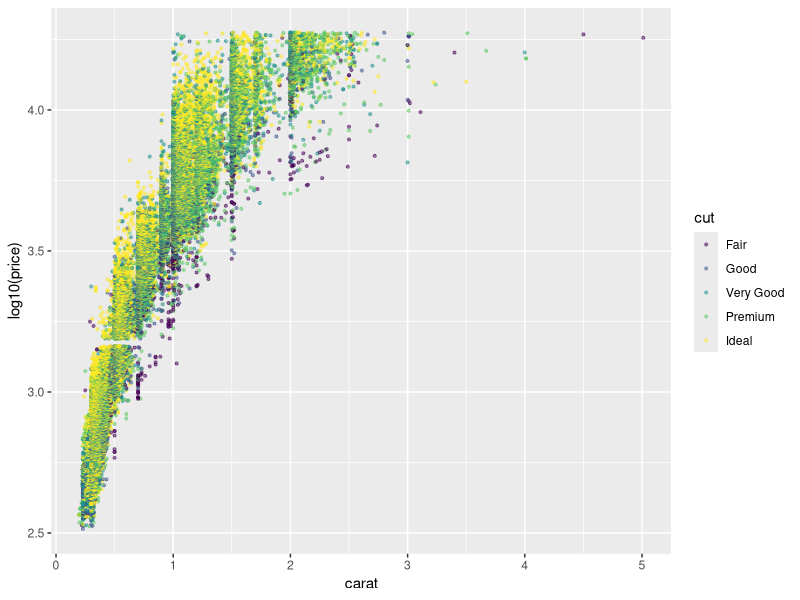
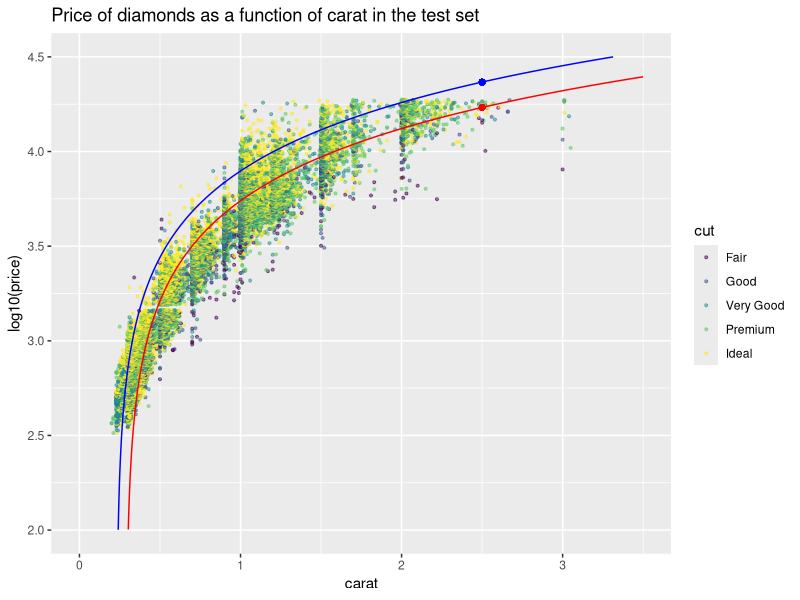
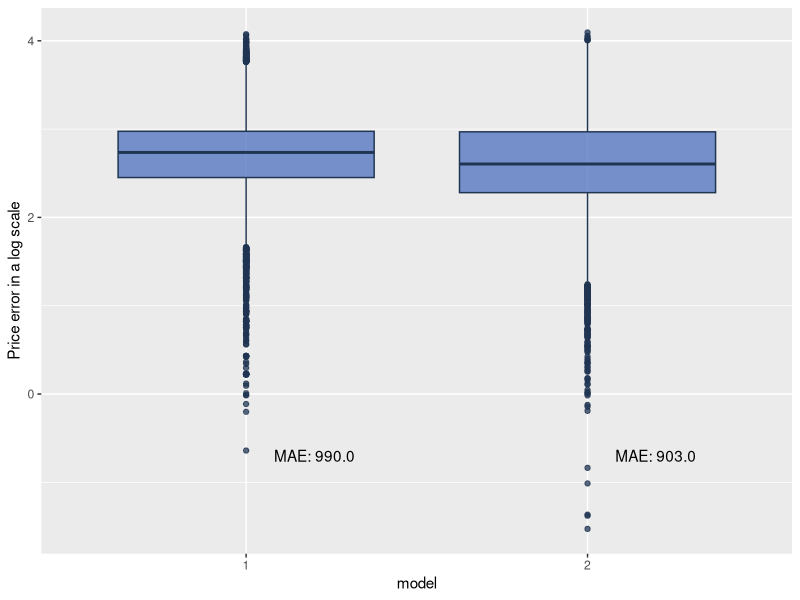

Here is the R script that generated these plots, in order:
## ---- chunk 1
knitr::opts_chunk$set(echo = FALSE)
## ---- chunk 2
library(ggplot2)
library(caret)
library(dplyr)
## ---- chunk 3
diamondsData <- select(diamonds, -contains("color"), -contains("clarity"))
## ---- chunk 4
set.seed(138575)
inTrain <- createDataPartition(y = diamondsData$price, p = 0.7, 
                               list = FALSE)
training <- diamondsData[inTrain, ]
test <- diamondsData[-inTrain, ]
## ---- chunk 5
model1 <- lm(price ~ carat, data = training)
## ---- chunk 6
model2 <- lm(price ~ carat + depth + x + y + z, data = training)
## ---- chunk 7
ggplot(training, aes(x = carat, y = log10(price))) + 
    geom_point(aes(color = cut), size = 0.75, alpha = 0.5)
## ---- chunk 8
model1Vals <- data.frame(carat = seq(min(test$carat), max(test$carat), 
                                length = length(test$carat)))
model1Vals$price1 <- predict(model1, newdata = model1Vals)

l = length(test$carat)
indx = 3
model2Vals <- data.frame(carat = seq(min(test$carat), max(test$carat), 
                                      length = l), 
                          depth = rep(test$depth[indx], l), 
                          x = rep(test$x[indx], l), 
                          y = rep(test$y[indx], l), 
                          z = rep(test$z[indx], l)
                          )
model2Vals$price2 <- predict(model2, newdata = model2Vals)
## ---- chunk 9
p <- ggplot(test, aes(x = carat)) + 
    geom_point(aes(y = log10(price), color = cut), 
               alpha = 0.5, size = 0.75)
p <- p + geom_line(data = model1Vals, aes(y = log10(price1)), colour = "red")
p <- p + geom_line(data = model2Vals, 
                   aes(x = carat, y = log10(price2)), 
                   colour = "blue")
p <- p + geom_point(aes(x = 2.5, 
                        y = log10(predict(model1, newdata = data.frame(carat = 2.5)))), 
                    colour = "red")
p <- p + geom_point(aes(x = 2.5, 
                        y = log10(predict(model2, 
                                          data.frame(
                                              carat = 2.5, 
                                              depth = test$depth[indx], 
                                              x = test$x[indx], 
                                              y = test$y[indx], 
                                              z = test$z[indx])))), 
                    colour = "blue")
p <- p + xlim(0, 3.5) + ylim(2, 4.5)
p + ggtitle("Price of diamonds as a function of carat in the test set")
## ---- chunk 10
predict1 <- predict(model1, newdata = test)
predict2 <- predict(model2, newdata = test)

maeModel1 <- sprintf("MAE: %.1f", mean(abs(test$price - predict1)))
maeModel2 <- sprintf("MAE: %.1f", mean(abs(test$price - predict2)))
## ---- chunk 11
resModel1 <- data.frame(model = 1, 
                        error = test$price - predict1)
resModel2 <- data.frame(model = 2, 
                        error = test$price - predict2)

dataRes <- rbind(resModel1, resModel2)
dataRes$model <- factor(dataRes$model, labels = c("1", "2"))
textPlot <- data.frame(x = c(1.2, 2.2), y = c(-0.7, -0.7), 
                       labs = c(maeModel1, maeModel2))

fill <- "#4d71bf"
line <- "#1F3552"
## ---- chunk 12
p <- ggplot(dataRes, aes(x = model, y = log10(error))) + 
    geom_boxplot(fill = fill, colour = line, alpha = 0.75)
p <- p + scale_y_continuous("Price error in a log scale")
p <- p + geom_text(data = textPlot, aes(x = textPlot$x, y = textPlot$y, 
                       label = textPlot$labs, group = NULL))
p
